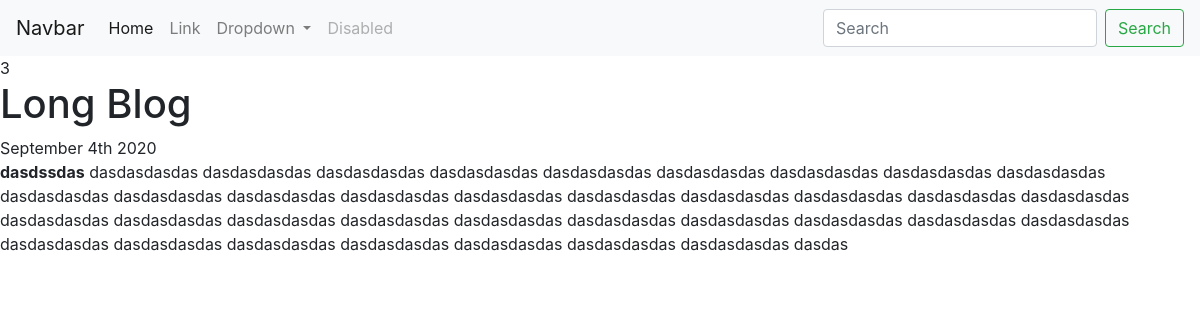
Page /blog/3/ on the committed database.
### blog/models.py (models this page shows, shortened)
class Blog(models.Model) :
    title = models.CharField(max_length=100)
    post_date = models.DateField(auto_now=True)
    content = models.CharField(max_length=500)

### blog/views.py (the view)
# urls.py: path('<int:blog_id>/', views.detail, name='detail'),
def detail(request, blog_id) :
    blog = get_object_or_404(Blog, pk=blog_id)
    context = {
        'id' : blog_id,
        'blog' : blog
    }
    return render(request, 'blog/detail.html', context)

### blog/templates/blog/detail.html
{% extends 'portofolio/base.html' %}
{% block content %}
{{ id }}
<h1>{{ blog.title }}</h1>
{{ blog.post_date|date:'F jS Y' }} <br>
<p>{{ blog.content|safe }}</p>
{% endblock %}

### rows in the picture
Blog: title "Long Blog", post_date "September 4th 2020", content "dasdssdas dasdasdasdas dasdasdasdas dasdasdasdas dasdasdasdas dasdasdasdas dasdasdasdas dasdasdasdas dasdasdasdas dasdasdasdas dasdasdasdas dasdasdasdas dasdasdasdas dasdasdasdas dasdasdasdas dasdasdasdas dasdasdasdas dasdasdasdas dasdasdasdas dasdasdasdas dasdasdasdas dasdasdasdas dasdasdasdas dasdasdasdas dasdasdasdas dasdasdasdas dasdasdasdas dasdasdasdas dasdasdasdas dasdasdasdas dasdasdasdas dasdasdasdas dasdasdasdas dasdasdasdas dasdasdasdas dasdasdasdas dasdasdasdas dasdas"

### other values in the picture
{{ id }} "3"
